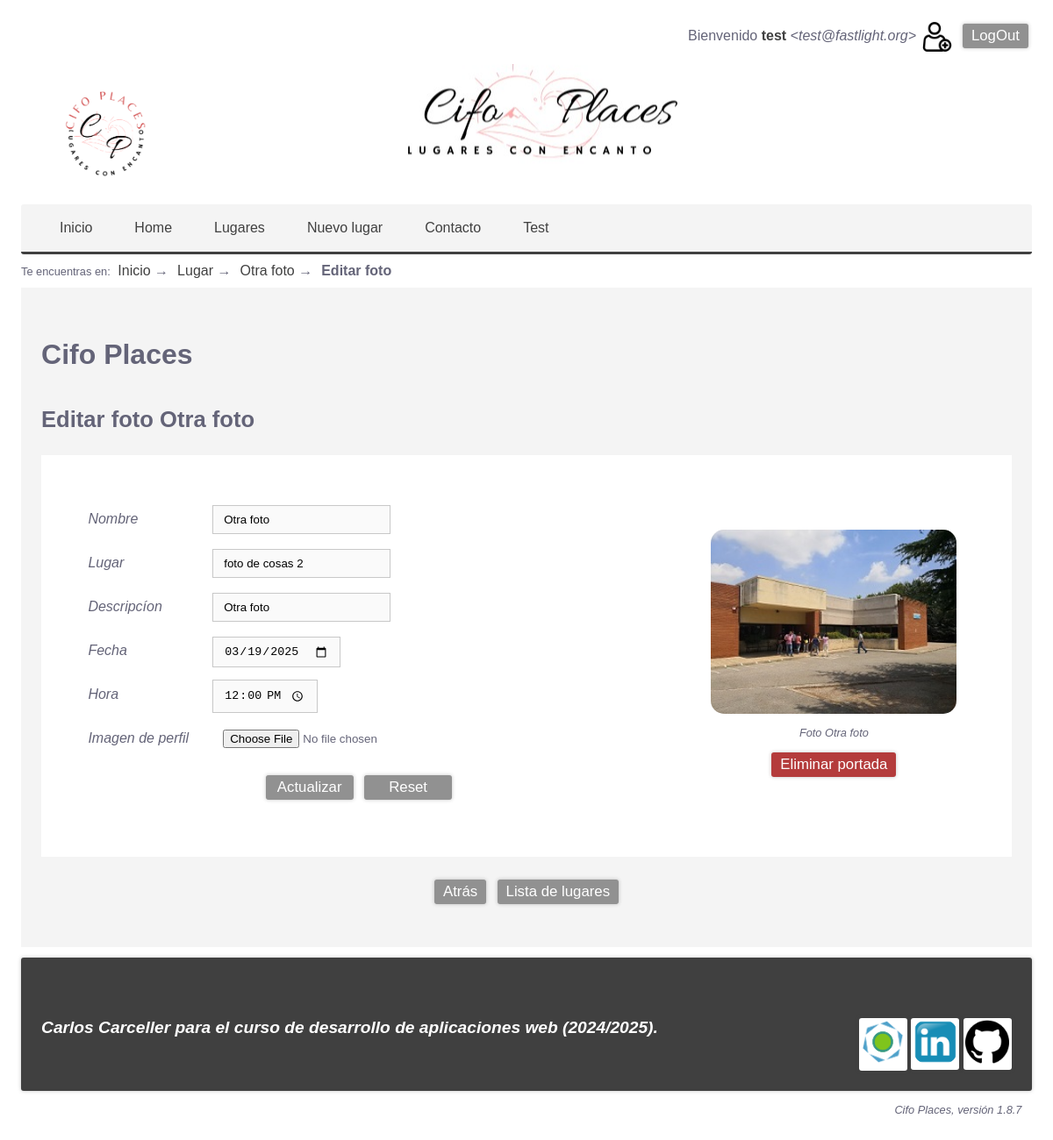
The app's page /Photo/edit/2 (signed in) with its own data.
### tables this page shows
CREATE TABLE users(
	id INT PRIMARY KEY auto_increment,
	displayname VARCHAR(32) NOT NULL,
	email VARCHAR(255) NOT NULL UNIQUE KEY,
	phone VARCHAR(32) NOT NULL UNIQUE KEY,
	password VARCHAR(255) NOT NULL,
	roles VARCHAR(1024) NOT NULL DEFAULT '["ROLE_USER"]',
	templates VARCHAR(1024) NOT NULL DEFAULT '["BASE"]',
	picture VARCHAR(256) DEFAULT NULL,
	created_at TIMESTAMP NOT NULL DEFAULT CURRENT_TIMESTAMP,
	updated_at TIMESTAMP NULL DEFAULT NULL ON UPDATE CURRENT_TIMESTAMP
);

CREATE TABLE photos(
	id INT PRIMARY KEY auto_increment,
    name VARCHAR(128) NOT NULL,
    file VARCHAR(256) NOT NULL,
    alt VARCHAR(256) NOT NULL,
    description TEXT,
    date DATE NULL DEFAULT NULL,
    time TIME NULL DEFAULT NULL,
    iduser INT NULL,
    idplace INT NOT NULL, 
    created_at TIMESTAMP DEFAULT CURRENT_TIMESTAMP,
    updated_at TIMESTAMP NULL DEFAULT NULL ON UPDATE CURRENT_TIMESTAMP,
    
	FOREIGN KEY(iduser) REFERENCES users(id) 
		ON UPDATE CASCADE ON DELETE SET NULL,
    FOREIGN KEY(idplace) REFERENCES places(id) 
		ON UPDATE CASCADE ON DELETE CASCADE    
);

### mvc/views/photo/edit.php (the view, shortened to what the rows shown need)
 <!DOCTYPE html>
<html lang="es">
	<head>
		<?= $template->css() ?>
	</head>
	<body>
		<?= $template->login() ?>
		<main>
    		<h1><?= APP_NAME ?></h1>
    		<h2>Editar foto <?= $photo->name?></h2>
    		<section class="flex-container gap2">
    		<form method="POST" action="/Photo/update" class="flex2 no-border" enctype="multipart/form-data">
    			<label>Nombre</label>
    			<input type="text" name="name" value="<?=old('name', $photo->name)?>">
    			<br>
    			<label>Lugar</label>
    			<input type="text" name="description" value="<?=old('description', $photo->description)?>">
    			<br>
    			<label>Descripcíon</label>
    			<input type="text" name="alt" value="<?=old('alt', $photo->alt)?>">
    			<br>
    			<label>Fecha</label>
    			<input type="date" name="date" value="<?= old('date', $photo->date)?>">
    			<br>
    			<label>Hora</label>
    			<input type="time" name="time" value="<?= old('time', $photo->time)?>">
    			<br>
    			<label>Imagen de perfil</label>
    			<input type="file" name="file" accept="image/*" id="file-with-preview">
    			<br>
    			<div class="centrado my2">
    				<input type="submit" class="button" name="actualizar" value="Actualizar">
    				<input type="reset" class="button" value="Reset">
    			</div>
    		</form>
    		<figure class="flex1 centrado p2">
    			<img src="<?=FOTO_IMAGE_FOLDER.'/'.($photo->file ?? DEFAULT_FOTO_IMAGE)?>"
    				class="cover" id="preview-image" alt="Previsualización de la foto">
    			<figcaption>Foto <?="$photo->name"?></figcaption>
    			<?php if($photo->file) {?>
    			<form method="POST" action="/Photo/dropcover" class="no-border">
    				<input type="submit" class="button-danger" name="borrar" value="Eliminar portada">
    			</form>
    			<?php } ?>
    		</figure>
    		</section>
			<div class="centrado my2">
				<a class="button" onclick="history.back()">Atrás</a>
				<a class="button" href="/Place/list">Lista de lugares</a>
			</div>
		</main>
	</body>
</html>

### templates/Base.php (shortened to what the rows shown need)
<?php
class Base implements TemplateInterface{
    protected array $css = [
        'standard'  => '/css/base.css',
        'tablet'    => '/css/base_tablet.css',
        'phone'     => '/css/base_phone.css',
        'printer'   => '/css/base_printer.css'
    ];
    protected array $mediaQueries = [
        'standard'  => 'screen',
        'tablet'    => 'screen and (max-width: 850px) and (min-width: 451px)',
        'phone'     => 'screen and (max-width: 450px)',
        'printer'   => 'print'
    ];
    public function css(){
        $html = "\n";
        foreach($this->css as $device => $file){
            if($file){
                $html .= "\t\t<link rel='stylesheet' media='".($this->mediaQueries[$device])."' type='text/css' href='$file'>\n";
            }
        }
        return $html;
    }
    public function login(){
        if(Login::guest()){
            $html = "
            <div class='derecha'>
                <a class='button' href='/User/create'>Registro</a>
                <a class='button' href='/Login'>LogIn</a>
            </div>";
        }else{
            $user = Login::user();
            $html = "
            <div class='right'>
                <span class='pc'>Bienvenido</span>
                <a class='negrita' href='/User/show/".user()->id."'>
                    $user->displayname
                </a>
                <span class='pc cursiva'>&lt;$user->email&gt;</span>";
                $html .= "
                <img class='xx-small middle my1'
                    src='".USER_IMAGE_FOLDER."/".($user->picture ?? DEFAULT_USER_IMAGE)."'
                    alt='Imagen de perfil'>
                <a class='button' href='/Logout'>LogOut</a>
            </div>";
        }
        return $html;
    }
}

### records on screen
users: displayname "test", email "test@fastlight.org"
photos: name "Otra foto", description "foto de cosas 2", alt "Otra foto", date "03/19/2025", time "12:00:00", file (picture)

### other values on screen
$miga "Inicio"
$miga "Lugar"
$miga "Otra foto"
$miga "Editar foto"
APP_NAME "Cifo Places"
